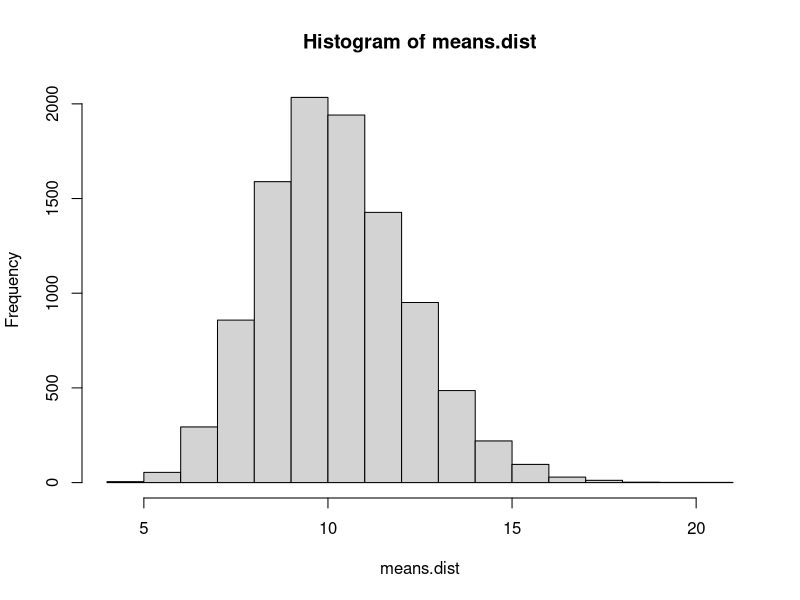
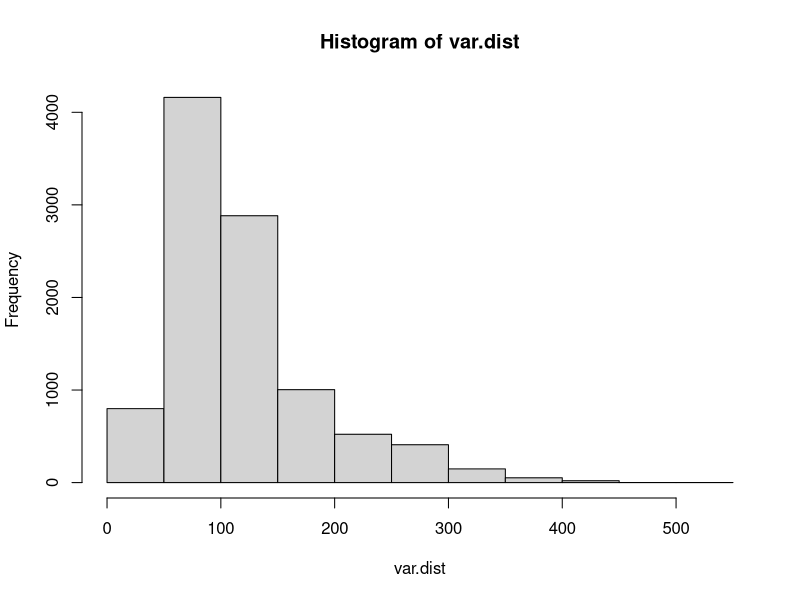
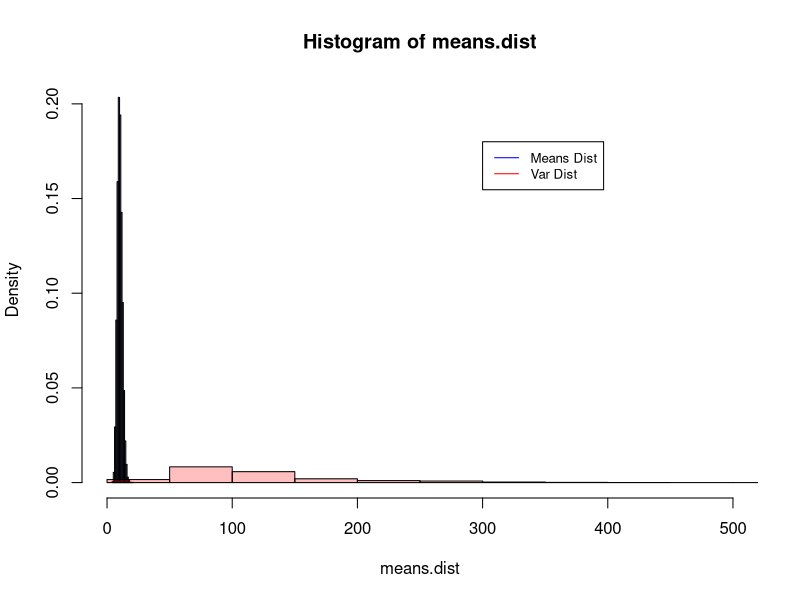
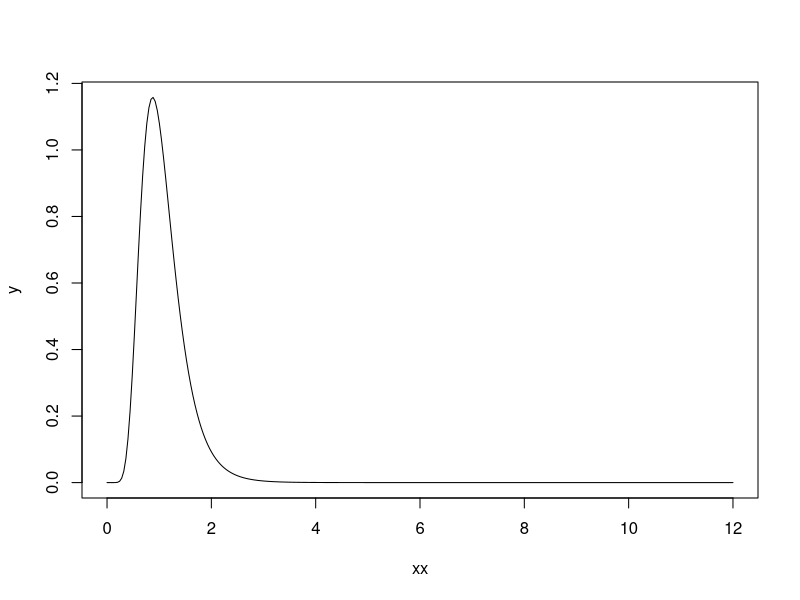
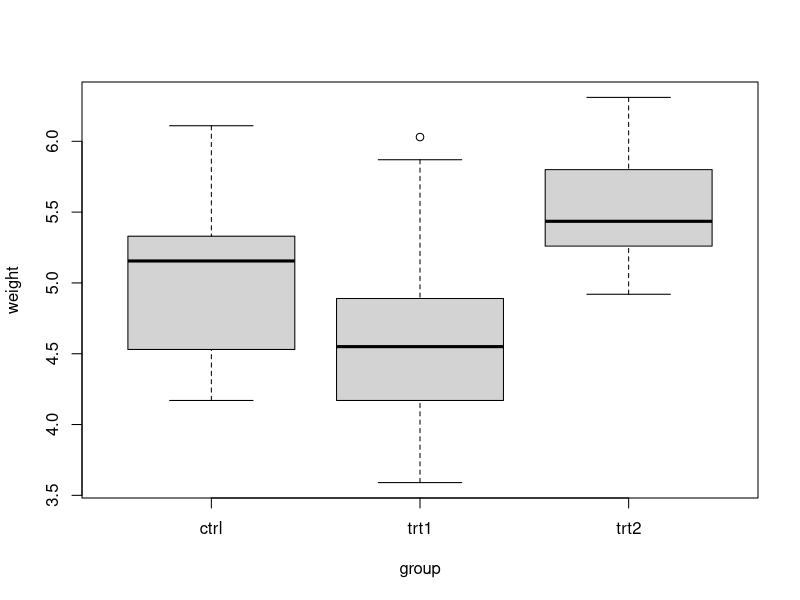

Write R code to recreate these figures, in order. (Note: this script raises an error after producing the figures.)
## ---- chunk 1
knitr::opts_chunk$set(echo = TRUE)
## ---- chunk 2
pop <- rexp(1000, rate = 1/10)
#Randomly sampling 1000 values from a exp. prob. dist. 

var.dist <- c()       #creating an empty vector
means.dist <- c()     #creating an empty vector
n <- 30               #sample size
iterations <- 10000   #number of loop iterations

for (i in 1:iterations){
  means.dist[i] = mean(sample(pop, n))
  var.dist[i] = var(sample(pop, n))
}

mean(means.dist); mean(var.dist)
var(means.dist); var(var.dist)

means.dist_hist <- hist(means.dist)
var.dist_hist <- hist(var.dist)

plot(means.dist_hist, col=rgb(0,0,1,1/4), xlim = c(0,500), freq = F)
plot(var.dist_hist, col=rgb(1,0,0,1/4), freq = F, add=T)
legend(300, 0.18, legend=c("Means Dist", "Var Dist"), col=c("blue", "red"), lty=1:1, cex=0.8)
## ---- chunk 3
xx=seq(0,12,length=300)
y <- df(xx, 30, 30)

plot(xx, y, xlim = c(0,12), type = "l")
## ---- chunk 4
summary(PlantGrowth)
str(PlantGrowth)
boxplot(weight~group, data = PlantGrowth)

#Given that we want means (predicted Y values) and the variance around them (residual variation), it is useful to further visualize our data that way. 

#Uncomment the following 3 lines to run the plotmeans function
#install.packages("bitops")
#install.packages("gtools")
#library("gplots")

plotmeans(weight~group, data = PlantGrowth, mean.labels = T, connect = F,
          p=0.95, ci.label = T, digits = 2, ylim = c(2,7), 
          xlab = "Treatment", ylab = "Weight",
          main = "Weight Means, 95% CI")

#Calculating variance partitions
means     <- tapply(PlantGrowth$weight, PlantGrowth$group, mean)
vars      <- tapply(PlantGrowth$weight, PlantGrowth$group, var)
lengths   <- tapply(PlantGrowth$weight, PlantGrowth$group, length)
grandmean <- mean(PlantGrowth$weight)

SSG = lengths[1]*(means[1]-grandmean)^2 +                                           lengths[2]*(means[2]-grandmean)^2 +                                           lengths[3]*(means[3]-grandmean)^2
DFG = nlevels(PlantGrowth$group)-1

SSE = (lengths[1]-1)*vars[1]+                                                       (lengths[2]-1)*vars[2]+                                                       (lengths[3]-1)*vars[3]
DFE = length(PlantGrowth$weight) - nlevels(PlantGrowth$group)

#Why do I use n-1 for SSE instead of n? Since sample variance is calculated by R as Σ{(y(i)-Y)^2/n-1}, and we are interested in Σ{(y(i)-Y)^2}, I multiply by n-1 to get the denominator removed. This issue does not happen with SSG, where we calculate with means.

MSG = SSG/DFG
MSE = SSE/DFE
## ---- chunk 5
xx=seq(0,10,length=300)
y_null <- df(xx, DFG, DFE)

F <- MSG/MSE
p <- 1-pf(F, DFG, DFE)
plot(xx, y_null, xlim = c(0,10), type = "l"); abline(v=F)
## ---- chunk 6
model <- lm(weight~group, data = PlantGrowth)
#Let's take a look at the fitted values of the model, where it treats the data like a standard regression and provides predicted Y values for all Xs
model$fitted.values

summary(model)
#Ignore the t test side of the linear model - we are interested in the bottom line here. F statistic, DFs and p value. Compare that to what we calculated.
summary(model)$fstatistic

#You can run an anova using the aov and anova packages in R. Both can be applied directly to data - and if you run a linear model first, you can run an anova on the model - it simply takes the call function and turns it into the function for anova.

aov(model) #aov provides just sum of squares and dof (aka the variance partition). For info on f and p values, use summary
summary(aov(model))

anova(model) #a newer package 'anova' will directly give you this information.
anova(aov(model)) #you can even run an 'anova' on top of an aov for the same output.

#Like linear regressions, the lm package also calculates coefficients for the anovas it runs. However, these are no longer b0 and b1 coefficients, as there is no linear equation. Let's try to see what these coefficients tell us.
coef(model)

#recall the group mean differences we summarized earlier
means
#Does this help interpret ANOVA coefficients?
## ---- chunk 7
ssg <- anova(model)$`Sum Sq`[1]
dfg <- anova(model)$Df[1]
mse <- anova(model)$`Mean Sq`[2]
sst <- anova(model)$`Sum Sq`[1] + anova(model)$`Sum Sq`[2]

o2 <- (ssg-(dfg*mse))/(sst+mse)
## ---- chunk 8
alpha <- 0.05
alpha.C=1-(1-alpha)^(1/nlevels(PlantGrowth$group))

pairwise.t.test(PlantGrowth$weight, PlantGrowth$group,
                p.adjust.method = "none")

#Note that I've set p.adjust.method to none, because I am already adjusting the alpha through correction. You can skip alpha correction if you want to use one of the methods

#Use ?p.adjust in your console to see what kind of adjustment techniques you can use.

#Uncomment lines below to run contrast functions
#install.packages("contrast")
#library("contrast")

contrast(model, list(group=c("ctrl", "trt1", "trt2")), list(group=c("trt1", "trt2", "ctrl")))
## ---- chunk 9
TukeyHSD(aov(model))

#Uncomment this package to run the function below
#library("multcompView")
generate_label <- function(TUKEY, variable){
     #Extract labels and factor levels from Tukey post-hoc 
     Tukey.levels <- TUKEY[[variable]][,4]
     Tukey.labels <- data.frame(multcompLetters(Tukey.levels)['Letters'])
     
     #I need to put the labels in the same order as in the boxplot :
     Tukey.labels$treatment=rownames(Tukey.labels)
     Tukey.labels=Tukey.labels[order(Tukey.labels$treatment) , ]
     return(Tukey.labels)
}

hsd_labels <- generate_label(TukeyHSD(aov(model)), "group")

#boxplot + significance text
a=boxplot(weight~group, data=PlantGrowth, ylim=c(3,7.5)); text(c(1:nlevels(PlantGrowth$group)), a$stats[nrow(a$stats),]+0.5, hsd_labels[,1])
## ---- chunk 10
plot(model)
#Plot 1 of 4 shows residual distribution across the fitted values - here are fitted values (predicted values) are  simply the level means, so they represent treatments.

#Plot 2 of 4 shows the Q-Q
## ---- chunk 11
#Uncomment package to use the function
#library(car)
leveneTest(weight ~ group, data = PlantGrowth)
shapiro.test(residuals(model))
